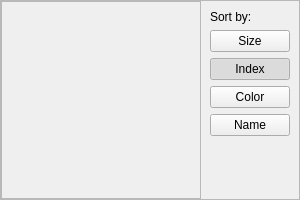
        <widget class="QFrame" name="mipsFrame">
         <property name="sizePolicy">
          <sizepolicy hsizetype="Preferred" vsizetype="Fixed">
           <horstretch>0</horstretch>
           <verstretch>0</verstretch>
          </sizepolicy>
         </property>
         <property name="minimumSize">
          <size>
           <width>0</width>
           <height>200</height>
          </size>
         </property>
         <property name="frameShape">
          <enum>QFrame::StyledPanel</enum>
         </property>
         <property name="frameShadow">
          <enum>QFrame::Raised</enum>
         </property>
         <property name="lineWidth">
          <number>1</number>
         </property>
         <layout class="QHBoxLayout" name="horizontalLayout_4">
          <property name="spacing">
           <number>0</number>
          </property>
          <property name="leftMargin">
           <number>0</number>
          </property>
          <property name="topMargin">
           <number>0</number>
          </property>
          <property name="rightMargin">
           <number>0</number>
          </property>
          <property name="bottomMargin">
           <number>0</number>
          </property>
          <item>
           <widget class="QFrame" name="maskFrame">
            <property name="sizePolicy">
             <sizepolicy hsizetype="Preferred" vsizetype="Preferred">
              <horstretch>0</horstretch>
              <verstretch>0</verstretch>
             </sizepolicy>
            </property>
            <property name="minimumSize">
             <size>
              <width>200</width>
              <height>0</height>
             </size>
            </property>
            <property name="frameShape">
             <enum>QFrame::StyledPanel</enum>
            </property>
            <property name="frameShadow">
             <enum>QFrame::Raised</enum>
            </property>
            <property name="lineWidth">
             <number>1</number>
            </property>
           </widget>
          </item>
          <item>
           <widget class="QFrame" name="galleryFrame">
            <property name="frameShape">
             <enum>QFrame::NoFrame</enum>
            </property>
            <property name="frameShadow">
             <enum>QFrame::Plain</enum>
            </property>
            <property name="lineWidth">
             <number>0</number>
            </property>
            <layout class="QVBoxLayout" name="verticalLayout_2">
             <property name="spacing">
              <number>0</number>
             </property>
             <property name="leftMargin">
              <number>0</number>
             </property>
             <property name="topMargin">
              <number>0</number>
             </property>
             <property name="rightMargin">
              <number>0</number>
             </property>
             <property name="bottomMargin">
              <number>0</number>
             </property>
             <item>
              <widget class="FragmentGalleryWidget" name="fragmentGalleryWidget">
               <property name="frameShape">
                <enum>QFrame::NoFrame</enum>
               </property>
              </widget>
             </item>
            </layout>
           </widget>
          </item>
          <item>
           <widget class="QWidget" name="widget" native="true">
            <layout class="QVBoxLayout" name="verticalLayout_13">
             <item>
              <widget class="QLabel" name="label">
               <property name="text">
                <string>Sort by:</string>
               </property>
              </widget>
             </item>
             <item>
              <widget class="QPushButton" name="gallerySortBySizeButton">
               <property name="toolTip">
                <string>Show fragments with largest volume first</string>
               </property>
               <property name="text">
                <string>Size</string>
               </property>
               <property name="checkable">
                <bool>true</bool>
               </property>
               <property name="autoExclusive">
                <bool>true</bool>
               </property>
              </widget>
             </item>
             <item>
              <widget class="QPushButton" name="gallerySortByIndexButton">
               <property name="toolTip">
                <string>Arrange fragments by numeric index</string>
               </property>
               <property name="text">
                <string>Index</string>
               </property>
               <property name="checkable">
                <bool>true</bool>
               </property>
               <property name="checked">
                <bool>true</bool>
               </property>
               <property name="autoExclusive">
                <bool>true</bool>
               </property>
              </widget>
             </item>
             <item>
              <widget class="QPushButton" name="gallerySortByColorButton">
               <property name="toolTip">
                <string>Arrange fragments by similar hue (first and last may be simiar too)</string>
               </property>
               <property name="text">
                <string>Color</string>
               </property>
               <property name="checkable">
                <bool>true</bool>
               </property>
               <property name="autoExclusive">
                <bool>true</bool>
               </property>
              </widget>
             </item>
             <item>
              <widget class="QPushButton" name="gallerySortByNameButton">
               <property name="text">
                <string>Name</string>
               </property>
              </widget>
             </item>
             <item>
              <spacer name="verticalSpacer_6">
               <property name="orientation">
                <enum>Qt::Vertical</enum>
               </property>
               <property name="sizeHint" stdset="0">
                <size>
                 <width>20</width>
                 <height>40</height>
                </size>
               </property>
              </spacer>
             </item>
            </layout>
           </widget>
          </item>
         </layout>
        </widget>
